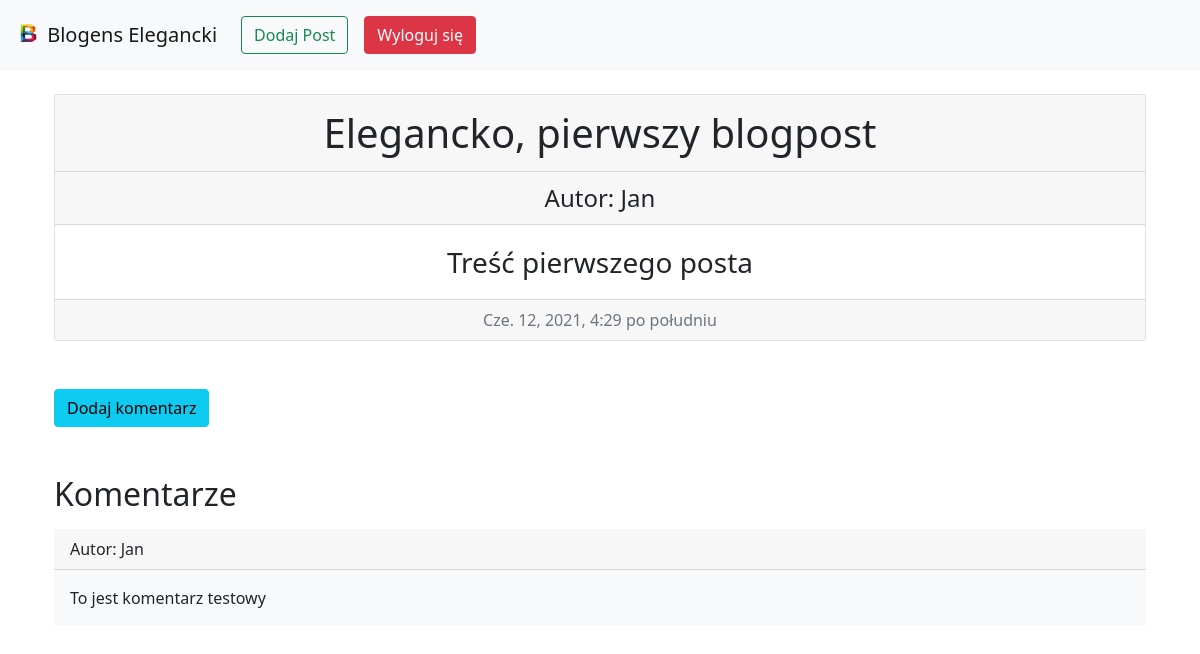
The page /post/32 (signed in) on the database its author committed.
### blog/models.py (models this page shows, shortened)
class Post(models.Model):
    author = models.ForeignKey(User, on_delete=models.CASCADE)
    title = models.CharField(max_length=200)
    text = models.TextField()
    created_date = models.DateTimeField(default=timezone.now)

class Comment(models.Model):
    post = models.ForeignKey(Post, related_name="comments",on_delete=models.CASCADE)
    author = models.ForeignKey(User, on_delete=models.CASCADE)
    comment = models.TextField()

### blog/views.py (the view)
# urls.py: path('post/<int:pk>', PostDetailView.as_view(), name="post_detail"),
class PostDetailView(DetailView):
    model = Post
    template_name = 'post_detail.html'

### blog/templates/post_detail.html
{% extends 'index.html' %}
{% load static %}
{% block content %}
    {% if user.is_authenticated %}
        <div class="container-sm mt-4">
            <div class="card text-center">
                <div class="card-header fs-1">
                    {{ post.title }}
                </div>
                <div class="card-header fs-4">
                    Autor: {{ post.author }}
                </div>
                <div class="card-body">
                    <p class="card-text fs-3">
                        {{ post.text }}
                    </p>
                </div>
                <div class="card-footer text-muted">
                    {{ post.created_date }}
                </div>
            </div>
            <a href="{% url 'comment_add' post.pk %}"><button type="button" class="btn btn-info mt-5">Dodaj komentarz</button></a>
        <h2 class="mt-5 mb-3">Komentarze</h2>
        {% for comment in post.comments.all %}
            <div class="card-header">
                   Autor: {{ comment.author}}
            </div>
                <div class="card-body bg-light mb-3">
                    <p class="card-text">
                        {{ comment.comment }}
                    </p>
                </div>
        {% endfor %}
        </div>
    {% else %}
        <h1 class="position-absolute top-50 start-50 translate-middle">Zaloguj się aby móc korzytać z aplikacji</h1>
    {% endif %}
{% endblock %}

### rows shown on the page
Post: title "Elegancko, pierwszy blogpost", author "Jan", text "Treść pierwszego posta", created_date "Cze. 12, 2021, 4:29 po południu"
Comment: author "Jan", comment "To jest komentarz testowy"
